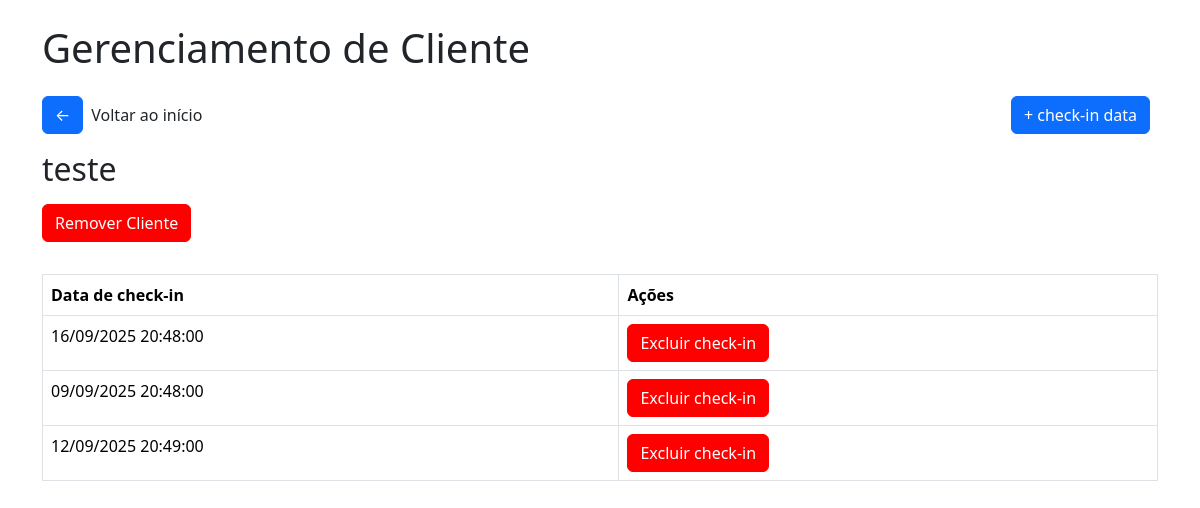
Page /clientemassagem/13 on the committed database.
### tables this page shows
CREATE TABLE clientes_massagem (
        id INTEGER PRIMARY KEY AUTOINCREMENT,
        nome TEXT NOT NULL,
        status_massagem BOOLEAN DEFAULT FALSE,
        checkins_massagem INTEGER DEFAULT 0
    );

CREATE TABLE checkins_massagem (
        id INTEGER PRIMARY KEY AUTOINCREMENT,
        cliente_id INTEGER,
        data TEXT,
        FOREIGN KEY(cliente_id) REFERENCES clientes(id)
    );

### app/views.py (the view)
@app.route('/clientemassagem/<int:cliente_id>')
def cliente_massagem(cliente_id):
    conn = get_db_connection()
    cliente = conn.execute("SELECT * FROM clientes_massagem WHERE id = ?", (cliente_id,)).fetchone()
    checkins = conn.execute("SELECT * FROM checkins_massagem WHERE cliente_id = ?", (cliente_id,))
    return render_template('cliente_massagem.html', cliente=cliente, checkins=checkins)

### app/model/model.py (called while the page is built)
def get_db_connection():
    conn = sqlite3.connect('checkins.db')
    conn.row_factory = sqlite3.Row
    return conn

### app/templates/cliente_massagem.html (shortened to what this page needs)
<!DOCTYPE html>
<html lang="pt-br">
<head>
    <link href="https://cdn.jsdelivr.net/npm/bootstrap@5.3.2/dist/css/bootstrap.min.css" rel="stylesheet">
    <link rel="stylesheet" href="{{url_for('static', filename='css/style.css')}}">
    <link rel="stylesheet" href="{{url_for('static', filename='css/modal.css')}}">
</head>
<body>
    <div class="container">
        <h1 class="mb-4">
            Gerenciamento de Cliente
        </h1>
        <div class="box-btn-home">
            <div class="box"><a href="/" class="btn btn-primary btn-home">&#x2190</a>
            <p>Voltar ao início</p></div>
            <a href="/adcheckindatamassagem/{{cliente.id}}" class="btn btn-primary btn-home">+ check-in data</a>
        </div>
        <h2 class="mb-3">
            {{cliente.nome}}
        </h2>
        <button class="btn btn-primary btn-remover" id="openModal">Remover Cliente</button>
        <table class="table table-bordered table-checkin">
            <thead>
                <tr>
                <th>Data de check-in</th>
                <th>Ações</th>
                </tr>
            </thead>
            <tbody>
                {% for checkin in checkins %}
                <tr>
                <td>{{ checkin.data }}</td>
                <td><a href="/excluircheckinmassagem/{{checkin.id}}" class="btn btn-primary btn-remover excludecheckin">Excluir check-in</a></td>
                </tr>
                {% endfor %}
            </tbody>
        </table>
</body>
</html>

### app/static/css/style.css (style rules this page uses)
body { padding: 24px; }
a { text-decoration: none; }
.btn-remover { background-color: red; border-color: red; }
.btn-home { margin-bottom: 16px; margin-right: 8px; }
.box-btn-home { width: 100%; display: flex; justify-content: space-between; align-items: center; }
.box-btn-home .box { display: flex; justify-content: center; align-items: center; }
.table-checkin { margin-top: 32px; }
.excludecheckin { color: white; }

### rows in the picture
clientes_massagem: nome "teste"
checkins_massagem: data "16/09/2025 20:48:00"
checkins_massagem: data "09/09/2025 20:48:00"
checkins_massagem: data "12/09/2025 20:49:00"
